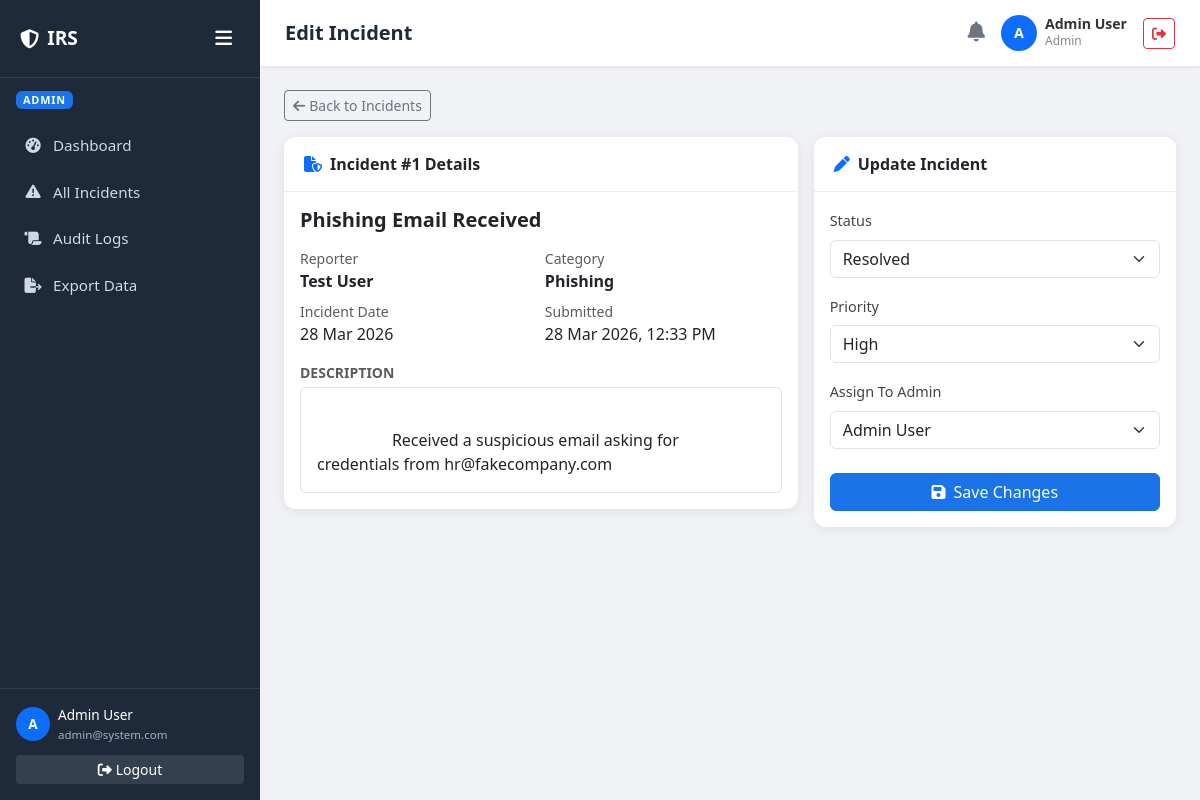
The app's page /incident_system/admin/edit_incident.php?id=1 (signed in) with its own data.
### tables this page shows
CREATE TABLE `users` (
  `id` int(10) UNSIGNED NOT NULL,
  `name` varchar(100) NOT NULL,
  `email` varchar(150) NOT NULL,
  `password` varchar(255) NOT NULL,
  `role` enum('user','admin','superadmin') NOT NULL DEFAULT 'user',
  `is_blocked` tinyint(1) NOT NULL DEFAULT 0,
  `created_at` datetime NOT NULL DEFAULT current_timestamp(),
  `updated_at` datetime NOT NULL DEFAULT current_timestamp() ON UPDATE current_timestamp()
);

CREATE TABLE `incidents` (
  `id` int(10) UNSIGNED NOT NULL,
  `user_id` int(10) UNSIGNED NOT NULL,
  `assigned_to` int(10) UNSIGNED DEFAULT NULL,
  `title` varchar(255) NOT NULL,
  `description` text NOT NULL,
  `category` enum('Phishing','Malware','Ransomware','Unauthorized Access','Data Breach','DDoS','Insider Threat','Other') NOT NULL,
  `priority` enum('Low','Medium','High','Critical') NOT NULL DEFAULT 'Medium',
  `status` enum('Open','In Progress','Resolved','Closed') NOT NULL DEFAULT 'Open',
  `evidence_path` varchar(500) DEFAULT NULL,
  `incident_date` date NOT NULL,
  `resolved_at` datetime DEFAULT NULL,
  `created_at` datetime NOT NULL DEFAULT current_timestamp(),
  `updated_at` datetime NOT NULL DEFAULT current_timestamp() ON UPDATE current_timestamp()
);

### incident_system/includes/jwt_helper.php (called while the page is built, shortened)
<?php
class JWTHelper {
    public static function validateToken(string $token): array {
        $parts = explode('.', $token);
        [$headerB64, $payloadB64, $signatureB64] = $parts;
        $expectedSig = self::sign("$headerB64.$payloadB64");
        $payload = json_decode(self::base64UrlDecode($payloadB64), true);
        return $payload;
    }
    public static function getBearerToken(): ?string {
        $headers = null;
        if (!empty($_SESSION['access_token']) && !empty($_SESSION['user_id'])) {
            return $_SESSION['access_token'];
        }
        return null;
    }
    private static function sign(string $data): string {
        return self::base64UrlEncode(
            hash_hmac('sha256', $data, JWT_SECRET, true)
        );
    }
    private static function base64UrlEncode(string $data): string {
        return rtrim(strtr(base64_encode($data), '+/', '-_'), '=');
    }
    private static function base64UrlDecode(string $data): string {
        $remainder = strlen($data) % 4;
        if ($remainder) {
            $data .= str_repeat('=', 4 - $remainder);
        }
        return base64_decode(strtr($data, '-_', '+/'));
    }
}

### incident_system/includes/auth_middleware.php (called while the page is built, shortened)
<?php
require_once __DIR__ . '/../config/db.php';
require_once __DIR__ . '/jwt_helper.php';
class AuthMiddleware
{
    public static function require(): array
    {
        $token = JWTHelper::getBearerToken();
        try {
            $payload = JWTHelper::validateToken($token);
        } catch (Exception $e) {
            self::clearSession();
            self::redirectToLogin('Session expired. Please login again.');
        }
        $stmt = db()->prepare("SELECT id, name, email, role, is_blocked FROM users WHERE id = ?");
        $stmt->execute([$payload['sub']]);
        $user = $stmt->fetch();
        return $user;
    }
    public static function requireRole(string|array $roles): array
    {
        $user  = self::require();
        $roles = (array) $roles;
        return $user;
    }
}

### incident_system/config/db.php (called while the page is built, shortened)
<?php
class Database
{
    private static ?PDO $instance = null;
    public static function getInstance(): PDO
    {
        if (self::$instance === null) {
            $dsn = sprintf(
                'mysql:host=%s;port=%s;dbname=%s;charset=%s',
                DB_HOST,
                DB_PORT,
                DB_NAME,
                DB_CHARSET
            );
            $options = [
                PDO::ATTR_ERRMODE            => PDO::ERRMODE_EXCEPTION,
                PDO::ATTR_DEFAULT_FETCH_MODE => PDO::FETCH_ASSOC,
                PDO::ATTR_EMULATE_PREPARES   => false,
                PDO::MYSQL_ATTR_INIT_COMMAND => "SET NAMES utf8mb4 COLLATE utf8mb4_unicode_ci",
            ];
            try {
                self::$instance = new PDO($dsn, DB_USER, DB_PASS, $options);
            } catch (PDOException $e) {
                if (APP_ENV === 'development') {
                    die(json_encode([
                        'status'  => 'error',
                        'message' => 'DB Connection Failed: ' . $e->getMessage()
                    ]));
                } else {
                    die(json_encode([
                        'status'  => 'error',
                        'message' => 'Database connection error. Please try later.'
                    ]));
                }
            }
        }
        return self::$instance;
    }
}
function db(): PDO
{
    return Database::getInstance();
}

### incident_system/admin/edit_incident.php (the view, shortened to what this page needs)
<?php
require_once __DIR__ . '/../config/db.php';
require_once __DIR__ . '/../includes/auth_middleware.php';
$authUser  = AuthMiddleware::requireRole(['admin', 'superadmin']);
$pageTitle = 'Edit Incident';
$id        = (int)($_GET['id'] ?? 0);
$stmt = db()->prepare("
    SELECT i.*, u.name AS reporter_name
    FROM incidents i JOIN users u ON i.user_id=u.id
    WHERE i.id=?
");
$stmt->execute([$id]);
$inc = $stmt->fetch();
$admins     = db()->query("SELECT id,name FROM users WHERE role IN ('admin','superadmin') AND is_blocked=0")->fetchAll();
$priorities  = ['Low', 'Medium', 'High', 'Critical'];
$statuses   = ['Open', 'In Progress', 'Resolved', 'Closed'];
?>
<!DOCTYPE html>
<html lang="en">
<head>
  <link rel="stylesheet" href="https://cdn.jsdelivr.net/npm/bootstrap@5.3.0/dist/css/bootstrap.min.css">
  <link rel="stylesheet" href="https://cdnjs.cloudflare.com/ajax/libs/font-awesome/6.4.0/css/all.min.css">
  <link rel="stylesheet" href="<?= BASE_URL ?>/assets/css/style.css">
</head>
<body>
  <div class="d-flex">
    <?php include __DIR__ . '/../includes/layout/sidebar.php'; ?>
    <div class="main-content flex-grow-1">
      <?php include __DIR__ . '/../includes/layout/topbar.php'; ?>
      <div class="p-4">
        <a href="incidents.php" class="btn btn-sm btn-outline-secondary mb-3">
          <i class="fa fa-arrow-left me-1"></i>Back to Incidents
        </a>
        <div class="row g-3">
          <div class="col-md-7">
            <div class="card">
              <div class="card-header"><i class="fa fa-file-shield me-2 text-primary"></i>Incident #<?= $id ?> Details</div>
              <div class="card-body">
                <h5 class="fw-bold mb-3"><?= htmlspecialchars($inc['title']) ?></h5>
                <div class="row g-2 mb-3">
                  <div class="col-6">
                    <div class="text-muted small">Reporter</div>
                    <div class="fw-semibold"><?= htmlspecialchars($inc['reporter_name']) ?></div>
                  </div>
                  <div class="col-6">
                    <div class="text-muted small">Category</div>
                    <div class="fw-semibold"><?= $inc['category'] ?></div>
                  </div>
                  <div class="col-6">
                    <div class="text-muted small">Incident Date</div>
                    <div><?= date('d M Y', strtotime($inc['incident_date'])) ?></div>
                  </div>
                  <div class="col-6">
                    <div class="text-muted small">Submitted</div>
                    <div><?= date('d M Y, h:i A', strtotime($inc['created_at'])) ?></div>
                  </div>
                </div>
                <div class="text-muted small fw-semibold mb-1">DESCRIPTION</div>
                <div class="p-3 border rounded" style="white-space:pre-wrap;max-height:200px;overflow-y:auto">
                  <?= htmlspecialchars($inc['description']) ?>
                </div>
              </div>
            </div>
          </div>
          <div class="col-md-5">
            <div class="card">
              <div class="card-header"><i class="fa fa-pen me-2 text-primary"></i>Update Incident</div>
              <div class="card-body">
                <form method="POST" novalidate>
                  <div class="mb-3">
                    <label class="form-label">Status</label>
                    <select name="status" class="form-select" required>
                      <?php foreach ($statuses as $s): ?>
                        <option value="<?= $s ?>" <?= $inc['status'] === $s ? 'selected' : '' ?>><?= $s ?></option>
                      <?php endforeach; ?>
                    </select>
                  </div>
                  <div class="mb-3">
                    <label class="form-label">Priority</label>
                    <select name="priority" class="form-select" required>
                      <?php foreach ($priorities as $p): ?>
                        <option value="<?= $p ?>" <?= $inc['priority'] === $p ? 'selected' : '' ?>><?= $p ?></option>
                      <?php endforeach; ?>
                    </select>
                  </div>
                  <div class="mb-4">
                    <label class="form-label">Assign To Admin</label>
                    <select name="assigned_to" class="form-select">
                      <?php foreach ($admins as $a): ?>
                        <option value="<?= $a['id'] ?>" <?= $inc['assigned_to'] == $a['id'] ? 'selected' : '' ?>>
                          <?= htmlspecialchars($a['name']) ?>
                        </option>
                      <?php endforeach; ?>
                    </select>
                  </div>
                  <button type="submit" class="btn btn-primary w-100">
                    <i class="fa fa-save me-2"></i>Save Changes
                  </button>
                </form>
              </div>
            </div>
          </div>
        </div>
      </div>
    </div>
  </div>
</body>
</html>

### incident_system/includes/layout/sidebar.php (shortened to what this page needs)
<?php
$role        = $authUser['role']  ?? 'user';
$currentPage = basename($_SERVER['PHP_SELF']);
?>
<nav class="sidebar d-flex flex-column" id="mainSidebar">
    <div class="brand d-flex align-items-center justify-content-between">
        <div class="d-flex align-items-center gap-2">
            <i class="fa-solid fa-shield-halved"></i>
            <span class="brand-text">IRS</span>
        </div>
        <button class="sidebar-toggle-btn" onclick="toggleSidebar()" title="Toggle sidebar">
            <i class="fa fa-bars" id="toggleIcon"></i>
        </button>
    </div>
    <div class="px-3 py-2 role-badge">
        <span class="badge text-uppercase"
            style="font-size:.68rem;letter-spacing:.8px;
            background:<?= $role === 'superadmin' ? '#dc3545' : ($role === 'admin' ? '#1a73e8' : '#28a745') ?>">
            <?= htmlspecialchars($role) ?>
        </span>
    </div>
    <ul class="nav flex-column flex-grow-1 mt-1">
        <?php if ($role === 'user'): ?>
            <li class="nav-item">
                <a href="<?= BASE_URL ?>/user/dashboard.php"
                    class="nav-link <?= $currentPage === 'dashboard.php' ? 'active' : '' ?>">
                    <i class="fa fa-gauge-high"></i>
                    <span>Dashboard</span>
                </a>
            </li>
            <li class="nav-item">
                <a href="<?= BASE_URL ?>/user/submit_incident.php"
                    class="nav-link <?= $currentPage === 'submit_incident.php' ? 'active' : '' ?>">
                    <i class="fa fa-circle-plus"></i>
                    <span>Report Incident</span>
                </a>
            </li>
            <li class="nav-item">
                <a href="<?= BASE_URL ?>/user/my_incidents.php"
                    class="nav-link <?= $currentPage === 'my_incidents.php' ? 'active' : '' ?>">
                    <i class="fa fa-list-check"></i>
                    <span>My Incidents</span>
                </a>
            </li>
            <li class="nav-item">
                <a href="<?= BASE_URL ?>/user/notifications.php"
                    class="nav-link <?= $currentPage === 'notifications.php' ? 'active' : '' ?>">
                    <i class="fa fa-bell"></i>
                    <span>Notifications</span>
                    <?php $unread = NotificationHelper::countUnread($authUser['id']);
                    if ($unread > 0): ?>
                        <span class="badge bg-danger ms-auto"><?= $unread ?></span>
                    <?php endif; ?>
                </a>
            </li>
        <?php elseif ($role === 'admin'): ?>
            <li class="nav-item">
                <a href="<?= BASE_URL ?>/admin/dashboard.php"
                    class="nav-link <?= $currentPage === 'dashboard.php' ? 'active' : '' ?>">
                    <i class="fa fa-gauge-high"></i><span>Dashboard</span>
                </a>
            </li>
            <li class="nav-item">
                <a href="<?= BASE_URL ?>/admin/incidents.php"
                    class="nav-link <?= $currentPage === 'incidents.php' ? 'active' : '' ?>">
                    <i class="fa fa-triangle-exclamation"></i><span>All Incidents</span>
                </a>
            </li>
            <li class="nav-item">
                <a href="<?= BASE_URL ?>/admin/audit_logs.php"
                    class="nav-link <?= $currentPage === 'audit_logs.php' ? 'active' : '' ?>">
                    <i class="fa fa-scroll"></i><span>Audit Logs</span>
                </a>
            </li>
            <li class="nav-item">
                <a href="<?= BASE_URL ?>/admin/export.php"
                    class="nav-link <?= $currentPage === 'export.php' ? 'active' : '' ?>">
                    <i class="fa fa-file-export"></i><span>Export Data</span>
                </a>
            </li>
        <?php endif; ?>
    </ul>
    <div class="p-3 border-top user-info" style="border-color:rgba(255,255,255,.1)!important">
        <div class="d-flex align-items-center gap-2 mb-2">
            <div class="rounded-circle bg-primary d-flex align-items-center justify-content-center"
                style="width:34px;height:34px;font-size:.85rem;color:#fff;font-weight:600;flex-shrink:0">
                <?= strtoupper(substr($authUser['name'], 0, 1)) ?>
            </div>
            <div style="overflow:hidden" class="brand-text">
                <div style="font-size:.85rem;color:#fff;font-weight:500;
                            white-space:nowrap;overflow:hidden;text-overflow:ellipsis">
                    <?= htmlspecialchars($authUser['name']) ?>
                </div>
                <div style="font-size:.72rem;color:#9db0c5">
                    <?= htmlspecialchars($authUser['email']) ?>
                </div>
            </div>
        </div>
        <a href="<?= BASE_URL ?>/auth/logout.php"
            class="btn btn-sm w-100 mt-1 brand-text"
            style="background:rgba(255,255,255,.1);color:#fff;border:none">
            <i class="fa fa-right-from-bracket me-1"></i>Logout
        </a>
    </div>
</nav>

### incident_system/includes/layout/topbar.php (shortened to what this page needs)
<div class="topbar">
    <h5 class="page-title">
        <?= htmlspecialchars($pageTitle ?? 'Dashboard') ?>
    </h5>
    <div class="d-flex align-items-center gap-3">
        <div class="notif-bell position-relative"
             onclick="window.location='<?= BASE_URL ?>/user/notifications.php'"
             title="Notifications">
            <i class="fa fa-bell fs-5 text-secondary"></i>
        </div>
        <div class="d-flex align-items-center gap-2">
            <div class="rounded-circle bg-primary d-flex align-items-center justify-content-center"
                 style="width:36px;height:36px;font-size:.9rem;color:#fff;font-weight:600">
                <?= strtoupper(substr($authUser['name'],0,1)) ?>
            </div>
            <div class="d-none d-md-block">
                <div style="font-size:.88rem;font-weight:600;line-height:1.2">
                    <?= htmlspecialchars($authUser['name']) ?>
                </div>
                <div style="font-size:.75rem;color:#888">
                    <?= ucfirst($authUser['role']) ?>
                </div>
            </div>
        </div>
        <a href="<?= BASE_URL ?>/auth/logout.php"
           class="btn btn-sm btn-outline-danger"
           title="Logout"
           onclick="this.innerHTML='<i class=\'fa fa-spinner fa-spin\'></i>'; return true;">
            <i class="fa fa-right-from-bracket"></i>
        </a>
    </div>
</div>

### records on screen
users: role "ADMIN", name "A", name "Admin User", email "admin@system.com", role "Admin"
incidents: title "Phishing Email Received", user.name "Test User", category "Phishing", incident_date "28 Mar 2026", created_at "28 Mar 2026, 12:33 PM", description "Received a suspicious email asking for credentials from hr@fakecompany.com", status "Resolved", priority "High", assigned_to "Admin User"

### other values on screen
$pageTitle "Edit Incident"
$id "1"
